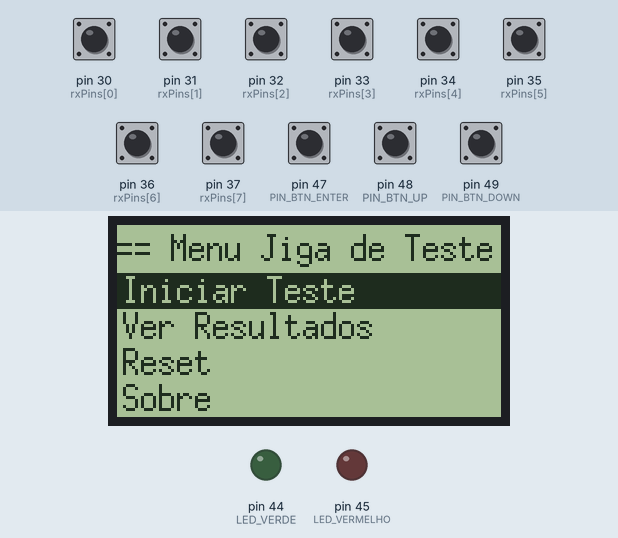
Recording of a program running on a simulated Arduino Mega 2560, built with avr-gcc and run on an emulated ATmega2560. On the bench: 128×64 one-colour display, output pins drawn as LEDs (lit = HIGH). The inputs (shaded band) are chosen by the test bench; at power-on: pin 30 (rxPins[0]), pin 31 (rxPins[1]), pin 32 (rxPins[2]), pin 33 (rxPins[3]), pin 34 (rxPins[4]), pin 35 (rxPins[5]), pin 36 (rxPins[6]), pin 37 (rxPins[7]), pin 47 (PIN_BTN_ENTER), pin 48 (PIN_BTN_UP), pin 49 (PIN_BTN_DOWN) HIGH. Pins used as bus, display or sensor lines are not drawn; what the program prints to the serial monitor is not drawn.

Above: at 1.2 s.
1.3 s: pin 47 (PIN_BTN_ENTER) pulled LOW for 0.15 s
At 2.3 s:
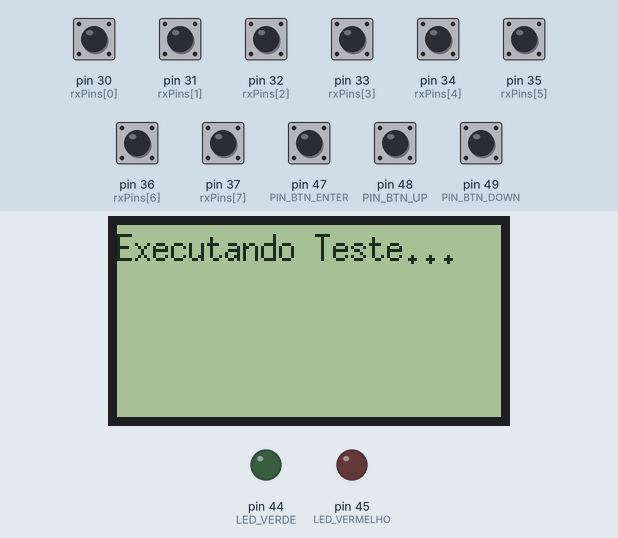
7.2 s: pin 48 (PIN_BTN_UP) pulled LOW for 1 s
At 9.0 s:
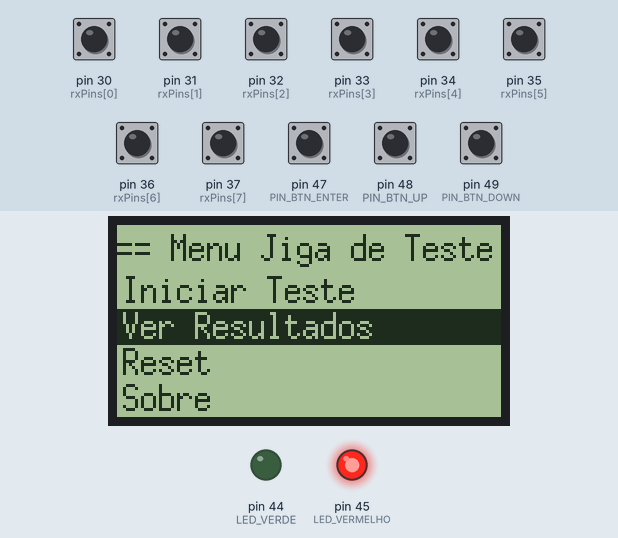
9.7 s: pin 47 (PIN_BTN_ENTER) pulled LOW for 1 s
At 11.4 s:
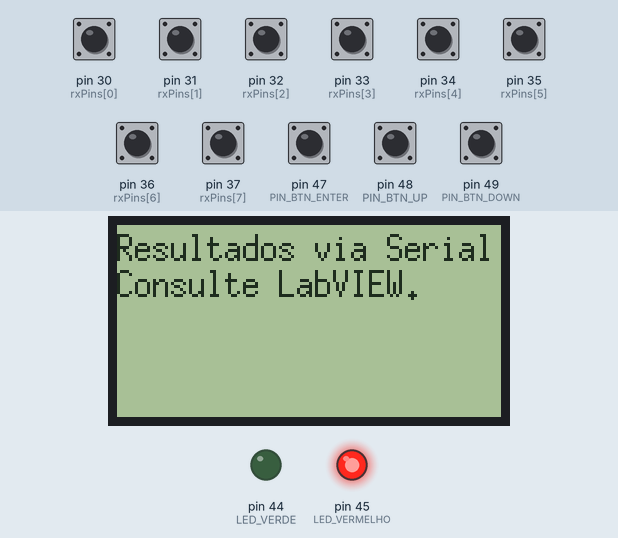
Timing chart, 0 to 12.9 s (numbered marks = the images above; inputs shaded):
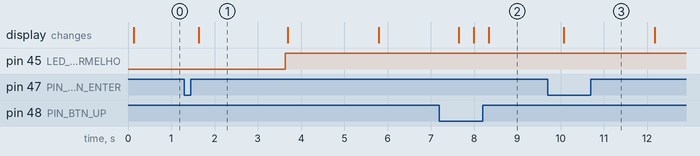

The program:

main.cpp
```cpp
#include <Arduino.h>

#include <U8g2lib.h>

#include "Functions.h"
#include <Menu.h>

// --- Display LCD ST7920 (modo SPI via software) ---
U8G2_ST7920_128X64_F_SW_SPI u8g2(U8G2_R0, /*clk=*/52, /*data=*/51, /*cs=*/53, /*reset=*/U8X8_PIN_NONE);

// --- Pinos dos botões ---
const int PIN_BTN_MENU  = 46;
const int PIN_BTN_ENTER = 47;
const int PIN_BTN_UP    = 48;
const int PIN_BTN_DOWN  = 49;

// --- LEDs indicadores ---
int LED_VERDE = 44;
int LED_VERMELHO = 45;

// --- Conectores de teste de cabos ---
const int txPins[8] = {22, 23, 24, 25, 26, 27, 28, 29}; // Saídas
const int rxPins[8] = {30, 31, 32, 33, 34, 35, 36, 37}; // Entradas

// --- Variáveis de controle de menu ---
int menuIndex = 0;
const char* menuItems[] = {"Iniciar Teste", "Ver Resultados", "Reset", "Sobre"};
int menuSize = sizeof(menuItems) / sizeof(menuItems[0]);
//const int menuSize;

void realizarTeste();
void mostrarResultados();
void resetarSistema();
void mostrarSobre();
void drawMenu();


// --- Estado dos botões (debounce simples) ---
bool btnPressed(int pin) {
  return digitalRead(pin) == LOW;
}

void setup() {
  // Inicializa comunicação
  Serial.begin(9600);

  // Inicializa display
  u8g2.begin();

  // Configura botões como entrada com pull-up
  pinMode(PIN_BTN_MENU, INPUT_PULLUP);
  pinMode(PIN_BTN_ENTER, INPUT_PULLUP);
  pinMode(PIN_BTN_UP, INPUT_PULLUP);
  pinMode(PIN_BTN_DOWN, INPUT_PULLUP);

  // Configura LEDs
  pinMode(LED_VERDE, OUTPUT);
  pinMode(LED_VERMELHO, OUTPUT);
  digitalWrite(LED_VERDE, LOW);
  digitalWrite(LED_VERMELHO, LOW);

  // Configura pinos de teste
  for (int i = 0; i < 8; i++) {
    pinMode(txPins[i], OUTPUT);
    digitalWrite(txPins[i], LOW);
    pinMode(rxPins[i], INPUT_PULLUP);
  }
}


void loop() {

  drawMenu();

  if (btnPressed(PIN_BTN_DOWN)) {
    menuIndex = (menuIndex + 1) % menuSize;
    delay(250);
  }

  if (btnPressed(PIN_BTN_UP)) {
    menuIndex = (menuIndex - 1 + menuSize) % menuSize;
    delay(250);
  }

  if (btnPressed(PIN_BTN_ENTER)) {
    delay(250);
    switch (menuIndex) {
      case 0:
        realizarTeste();
        break;
      case 1:
        mostrarResultados();
        break;
      case 2:
        resetarSistema();
        break;
      case 3:
        mostrarSobre();
        break;
    }
  }
}

void realizarTeste() {
  bool sucesso = true;

  u8g2.clearBuffer();
  u8g2.setFont(u8g2_font_6x13_tr);
  u8g2.drawStr(0, 12, "Executando Teste...");
  u8g2.sendBuffer();

  delay(500);

  for (int i = 0; i < 8; i++) {
    digitalWrite(txPins[i], HIGH);
    delay(10);

    for (int j = 0; j < 8; j++) {
      int val = digitalRead(rxPins[j]);

      if (val == HIGH) {
        if (i == j) {
          Serial.print("Linha ");
          Serial.print(i);
          Serial.println(": OK");
        } else {
          Serial.print("Erro! Curto entre ");
          Serial.print(i);
          Serial.print(" e ");
          Serial.println(j);
          sucesso = false;
        }
      }
    }

    digitalWrite(txPins[i], LOW);
  }

  if (sucesso) {
    digitalWrite(LED_VERDE, HIGH);
    digitalWrite(LED_VERMELHO, LOW);
    u8g2.drawStr(0, 30, "RESULTADO: OK");
  } else {
    digitalWrite(LED_VERDE, LOW);
    digitalWrite(LED_VERMELHO, HIGH);
    u8g2.drawStr(0, 30, "ERROS DETECTADOS");
  }

  u8g2.sendBuffer();
  delay(2000);
}


//*********************************************************************************************************************************************************************** */
```

CAB-2558.cpp
```cpp
#include <Arduino.h>
#include "Functions.h"
#include <U8g2lib.h>


void configurarCab2558() {
    // Configurações específicas para o cabo CAB-2558
    // Exemplo: definir pinos, inicializar variáveis, etc.
}

void testarCab2558() {
    // Lógica de teste para o cabo CAB-2558
    // Exemplo: enviar sinais, ler respostas, validar conexões, etc.
}

void relatarResultadosCab2558() {
    // Relatar os resultados do teste do cabo CAB-2558
    // Exemplo: enviar resultados via Serial, atualizar display, etc.
}

void resetarCab2558() {
    // Lógica para resetar o estado do teste do cabo CAB-2558
    // Exemplo: limpar variáveis, reiniciar hardware, etc.
}

void mostrarInfoCab2558() {
    // Mostrar informações sobre o cabo CAB-2558
    // Exemplo: exibir no display, enviar via Serial, etc.
}

void finalizarTesteCab2558() {
    // Finalizar o teste do cabo CAB-2558
    // Exemplo: desligar sinais, liberar recursos, etc.
}

void prepararRelatorioCab2558() {
    // Preparar o relatório do teste do cabo CAB-2558
    // Exemplo: formatar dados, salvar em memória, etc.
}

//*************************************************************************************************************** */
```

Functions.cpp
```cpp
#include "Functions.h"
#include <U8g2lib.h>

// Use 'extern' para reutilizar o objeto do display declarado no main.cpp
extern U8G2_ST7920_128X64_F_SW_SPI u8g2;

// Variáveis externas do menu (se estiverem no main.cpp)
extern int menuIndex;
extern int menuSize;
//extern const int menuSize = sizeof(menuItems) / sizeof(menuItems[0]);
extern const char* menuItems[];
extern int LED_VERDE;
extern int LED_VERMELHO;

void drawMenu() {
  u8g2.clearBuffer();
  u8g2.setFont(u8g2_font_6x13_tr);
  u8g2.drawStr(0, 12, "== Menu Jiga de Teste ==");

  for (int i = 0; i < menuSize; i++) {
    if (i == menuIndex) {
      u8g2.drawBox(0, 16 + i * 12, 128, 12);
      u8g2.setDrawColor(0);
      u8g2.drawStr(2, 26 + i * 12, menuItems[i]);
      u8g2.setDrawColor(1);
    } else {
      u8g2.drawStr(2, 26 + i * 12, menuItems[i]);
    }
  }

  u8g2.sendBuffer();
}

//*************************************************************************** */

void mostrarResultados() {
  u8g2.clearBuffer();
  u8g2.setFont(u8g2_font_6x13_tr);
  u8g2.drawStr(0, 12, "Resultados via Serial");
  u8g2.drawStr(0, 24, "Consulte LabVIEW.");
  u8g2.sendBuffer();
  delay(2000);
}

//*************************************************************************** */

void resetarSistema() {
  digitalWrite(LED_VERDE, LOW);
  digitalWrite(LED_VERMELHO, LOW);
  u8g2.clearBuffer();
  u8g2.setFont(u8g2_font_6x13_tr);
  u8g2.drawStr(0, 24, "Sistema Resetado");
  u8g2.sendBuffer();
  delay(2000);
}

//*************************************************************************** */

void mostrarSobre() {
  u8g2.clearBuffer();
  u8g2.setFont(u8g2_font_6x13_tr);
  u8g2.drawStr(0, 12, "Jiga de Teste IMBEL");
  u8g2.drawStr(0, 24, "Versao: 1.0");
  u8g2.drawStr(0, 36, "Arduino Mega Pro Mini");
  u8g2.sendBuffer();
  delay(2500);
}
```

Functions.h
```cpp
#ifndef FUNCTIONS_H
#define FUNCTIONS_H

void drawMenu();
void mostrarResultados();

#endif
```

Menu.cpp
```cpp

```

Menu.h
```cpp

```

Measured:
- after the input at 1.3 s, pin 45 (LED_VERMELHO): LOW → HIGH after 2.3 s; the display: changes after 0.33 s (image 1)
- after the input at 7.2 s, the display: first changes after 0.44 s (image 2 shows a later state)
- after the input at 9.7 s, the display: changes after 0.37 s (image 3)
- what the display in image 1 shows lasts 2.1 s, from 1.6 s to 3.7 s
